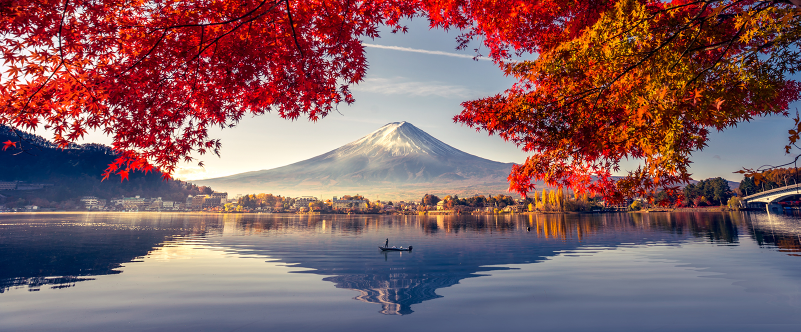
#> input picture Segmentation OpenCV/land.jpg, 1601 x 664 px (shown at 1/2 size)
$ jupyter execute --allow-errors Segmentation_OpenCV.ipynb
#> lines starting #> are read from the running program, lines starting #| are printed output that depends on the picture; after the words box and inside, x2 and y2 are one past the last pixel; in counts of white or black regions, pixels touching at a corner belong together
[cell 1]
import matplotlib.pyplot as plt
import numpy as np
import cv2

We can find 4 different way to segment an image using OpenCV or/ and sckitlearn:

    - Image segmentation by Kmeans
    - Image segmentation by edge detection
    - Image segmentation by color masking

# Image segmentation by Kmeans

[cell 2]
land = cv2.imread("land.jpg")
#> land is the input picture: shape (664, 1601, 3); mean B, G, R 98.4, 94.8, 131.9
cass = cv2.imread("cassiope.png")
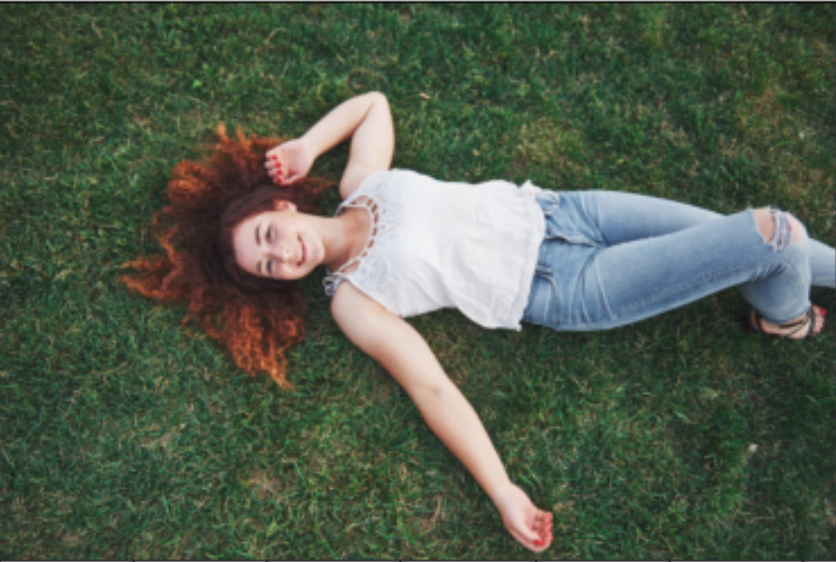
#> input picture Segmentation OpenCV/cassiope.png, 836 x 562 px
#> cass is the input picture: shape (562, 836, 3); mean B, G, R 76, 92.4, 81.4
ball = cv2.imread("ball.jpg")
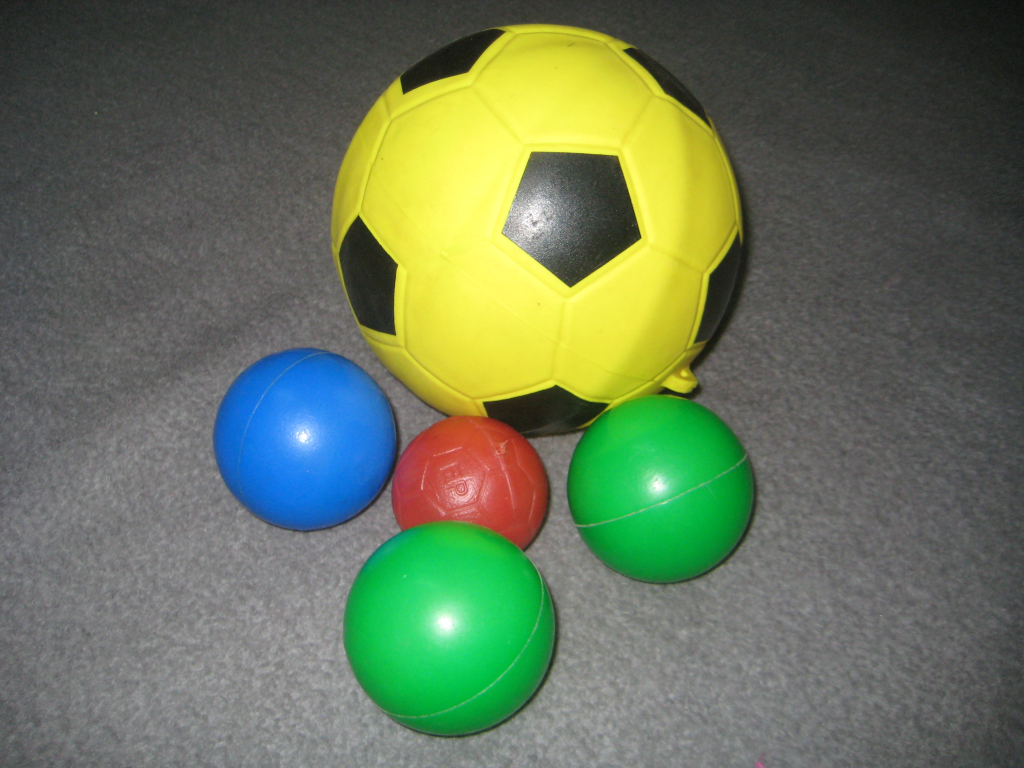
#> input picture Segmentation OpenCV/ball.jpg, 3072 x 2304 px (shown at 1/3 size)
#> ball is the input picture: shape (2304, 3072, 3); mean B, G, R 89.9, 117.3, 104.2

[cell 3]
img_brg = cv2.cvtColor(cass, cv2.COLOR_BGR2RGB)
plt.imshow(img_brg)
print(cass.shape)
#| (562, 836, 3)

## Preprocessing

We reshaped the image from (x, x, 3) to (X*X, 3) and convert it to float datatype

[cell 4]
to2dim_img = img_brg.reshape((-1, 3))
to2dim_img = np.float32(to2dim_img)

## Defining Kmean hyperparameter

Now we define the criteria of segmentation, the rules with the Kmeans algorithm use to clusterpixels

[cell 5]
criteria = (cv2.TERM_CRITERIA_EPS + cv2.TERM_CRITERIA_MAX_ITER, 10, 1.0) #  tuple of type, max_iteration and epsilon of the criteria
K = 2  # initial K differente cluster
attempts=10 # nbre of attempts

## Applying Kmeans for Image Segmentation

[cell 6]
ret, labels, center = cv2.kmeans(to2dim_img, K, None, criteria, attempts, cv2.KMEANS_PP_CENTERS)
#> ret = 724521996.8; center = [[60.29, 74.06, 53.79], [193.2, 189.2, 193.3]]

center = np.uint8(center)
#> center = [[60, 74, 53], [193, 189, 193]]
res = center[labels.flatten()]
result_img = res.reshape((img_brg.shape))
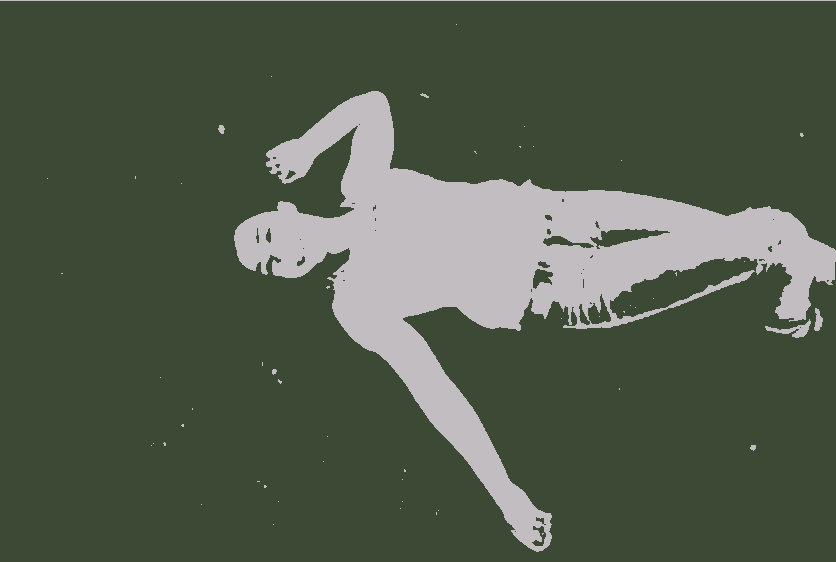
#> result_img: shape (562, 836, 3); mean R, G, B 81.2, 92.3, 75.3

plt.axis('off')
plt.imshow(result_img)

La segmentation Kmeans on ne parvient pas le cheveau de la femme donc il s'avére inefficace

# Image Segmentation using Contour Detection

[cell 7]
img_brg = cv2.cvtColor(cass, cv2.COLOR_BGR2RGB)
#img_brg = cv2.resize(img_brg,(256,256))
plt.imshow(img_brg)

## Applying image thresholding

[cell 8]
gray = cv2.cvtColor(cass,cv2.COLOR_RGB2GRAY)
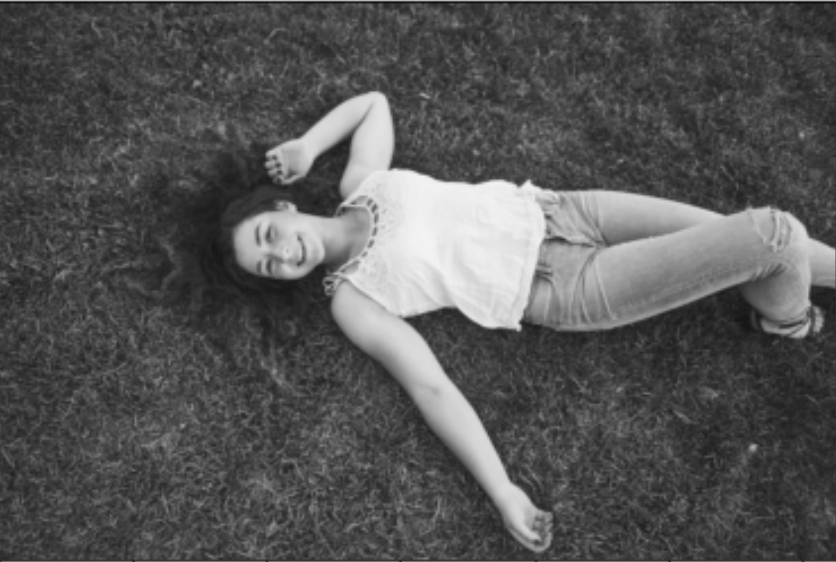
#> gray: shape (562, 836); min 13, max 243, mean 86.2
_,thresh = cv2.threshold(gray, np.mean(gray), 255, cv2.THRESH_BINARY)
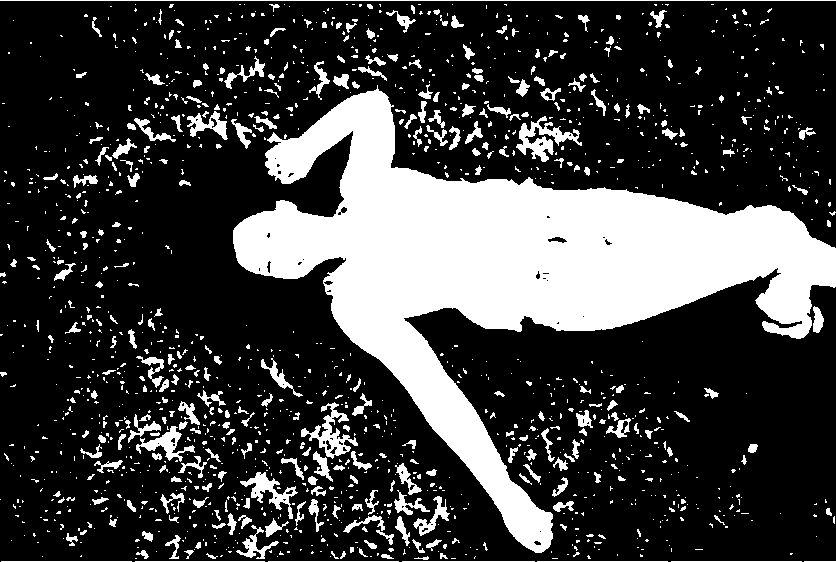
#> thresh: shape (562, 836); 24.9% white; 1506 white regions (1180 under 20 px)

plt.axis('off')
plt.imshow(thresh, cmap="gray")

## Drawing countour

[cell 9]
# detect the contours on the binary image using cv2.CHAIN_APPROX_NONE
contours, hierarchy = cv2.findContours(image=thresh, mode=cv2.RETR_TREE, method=cv2.CHAIN_APPROX_NONE)
#> contours = 1571 contours, 1360 with area under 20; largest, box (x1, y1, x2, y2) and area: (233, 85, 836, 553) 84434, (516, 116, 582, 162) 922, (301, 402, 358, 459) 894, (240, 472, 298, 519) 698, (136, 426, 195, 462) 589

# draw contours on the original image
image_copy = cass.copy()
#> (the rest of this cell did not finish here and is left out)
